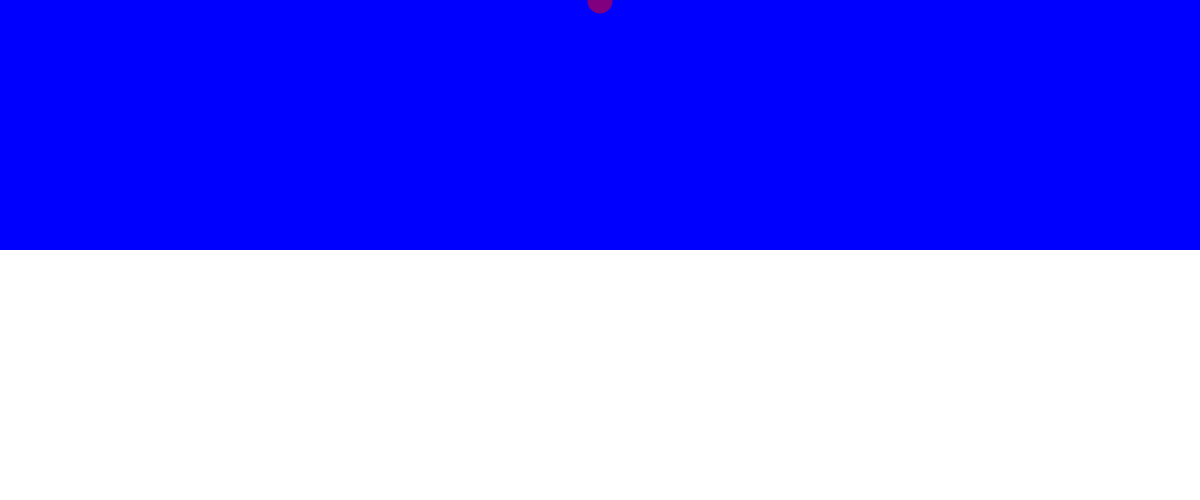
Frame 1 (no input)
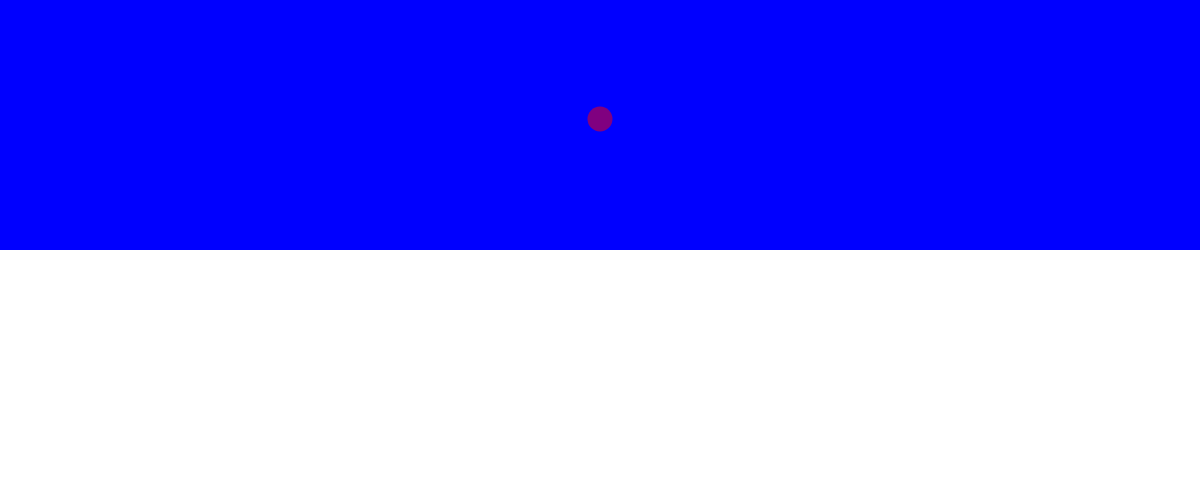
Frame 60 (no input)
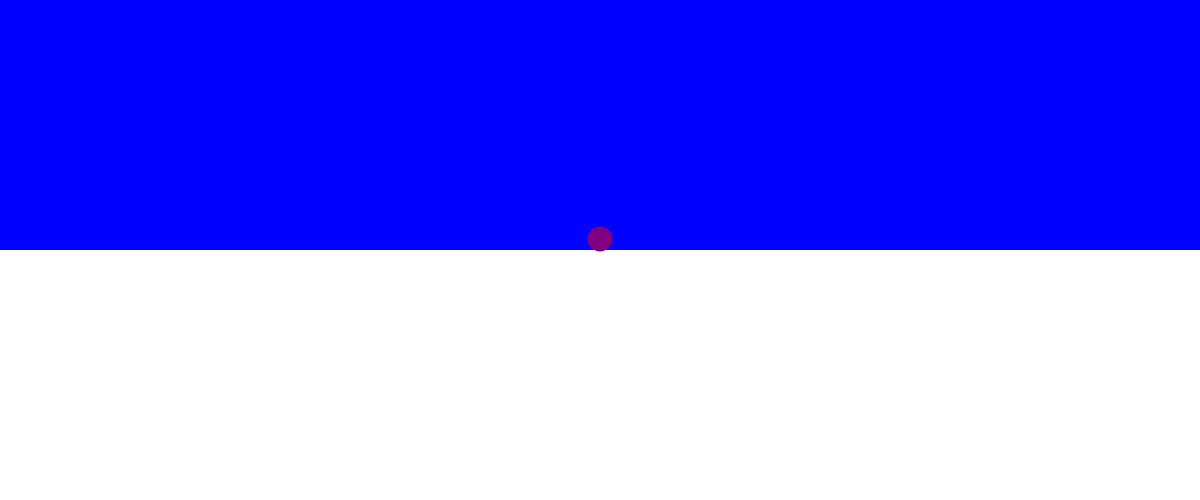
Frame 120 (the mouse pressed at the canvas centre since frame 60)

The p5.js sketch that drew these frames (run headless with seeded random() and noise() and a simulated clock; from frame 60 on, the mouse is pressed at the canvas centre):

// p5.js sketch
// ── sketch.js
var counter = 0;
var ballDir = true;


function setup() {
    createCanvas(1200, 500);
    noStroke();
}

function draw() {
    background(255);
    counter = counter + 1;
    console.log(counter);
    
    if (counter >= 0 && counter <= 250) {
        fill("blue");
    rect(0,0,1200,250);
} 
    if (counter >= 250 && counter <=500) { 
        fill("red");
    rect(0,250,1200,250);}
    fill("purple");
    ellipse(600, counter, 25, 25);

    

    counter = counter - 1;

    //    ball goes one-way
    //     if(counter<width){
    //        counter=counter+2;
    //    }

    if (counter <= 0) {
        //limit1
        ballDir = true;
        console.log("top hit:" + counter);
    }

    if (counter >= height) {
        //limit2
        ballDir = false;
        console.log("bottom hit" + counter);
    }

    if (ballDir == true) {
        counter = counter + 1;
    }

    if (ballDir == false) {
        counter = counter - 1;
    }
    // consolidated in one command
    if (ballDir == true) {
        counter = counter + 1;
    } else {
        counter = counter - 1;
    }
    


   
}
